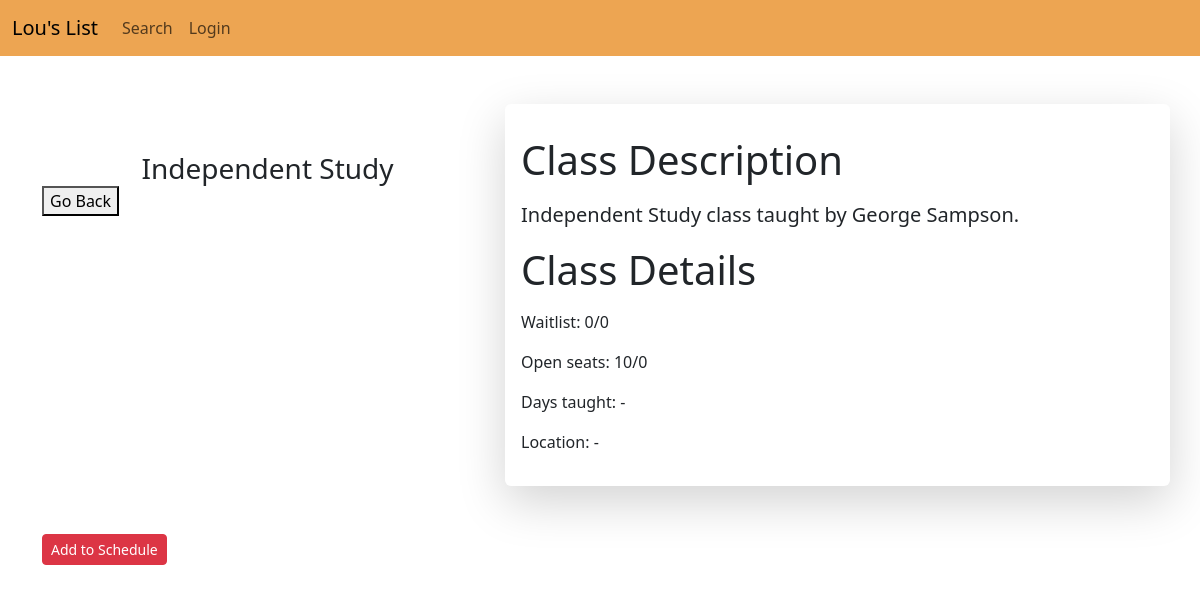
/courses/2/, run on the app's committed database.
### louslistapp/models.py (models this page shows, shortened)
class Course(models.Model):
    user = models.ForeignKey(
        User, on_delete=models.CASCADE, null=True, blank=True
    )
    prof_name = models.CharField(max_length=100)
    prof_email = models.CharField(max_length=100)
    course_number = models.IntegerField(default=0)
    semester_code = models.IntegerField(default=0)
    course_section = models.CharField(max_length=100)
    subject = models.CharField(max_length=100)
    catalog_number = models.CharField(max_length=100)
    description = models.CharField(max_length=100)
    units = models.CharField(max_length=100)
    component = models.CharField(max_length=100)
    class_capacity = models.IntegerField(default=0)
    waitlist = models.IntegerField(default=0)
    wait_cap = models.IntegerField(default=0)
    enrollment_total = models.IntegerField(default=0)
    enrollment_available = models.IntegerField(default=0)
    days = models.CharField(max_length=100)
    start_time = models.CharField(max_length=100, default=None)
    end_time = models.CharField(max_length=100, default=None)
    location = models.CharField(max_length=100)
    selected = models.BooleanField(default=False)

### louslistapp/views.py (the view, shortened to what this page needs)
# urls.py: path('courses/<int:id>/', views.course_detail, name="course"),
def course_detail(request, id):
    course = Course.objects.get(id=id)
    form2 = CourseSelected(request.POST)
    return render(request, 'louslistapp/course_detail.html', {'course': course, 'form2': form2})

### louslistapp/templates/louslistapp/course_detail.html (shortened to what this page needs)
{% extends 'louslistapp/navbar.html' %}
{% block content %}
    <div class = "container">
        <br><br>
        <div class="row">
            <div class="col-md-5">
              <br><br>
              <h3 class="card-title text-center">{{ course.description }}</h3>
              <button onclick="history.back()">Go Back</button>
            </div>
            <div class="col-md-7 shadow-lg p-3 mb-5 bg-white rounded">
              <h1 class="my-3">Class Description</h1>
              <p class = "lead">{{ course.description }} class taught by {{ course.prof_name }}.</p>
              <h1 class="my-3">Class Details</h1>
              <p>Waitlist: {{ course.waitlist }}/{{ course.wait_cap }}</p>
              <p>Open seats: {{ course.enrollment_available }}/{{ course.enrollment_total }}</p>
              <p>Days taught: {{ course.days }}</p>
              <p>Location: {{ course.location }}</p>
            </div>
        </div>
        <form method="POST" target="hiddenFrame">
            {% if course.selected == True %}
          <button
            type="submit"
            class="btn btn-danger btn-sm"
            onClick= "return confirm('Remove {{course.description}} from schedule?')"
          >Remove from Schedule</button>
          {% else %}
          <button
          type="submit"
          class="btn btn-danger btn-sm"
          onClick= "return confirm('Add {{course.description}} to schedule')"
        >Add to Schedule</button>
        {% endif %}
        </form>
    </div>
{% endblock %}

### data on the page
Course: description "Independent Study", prof_name "George Sampson", waitlist "0", wait_cap "0", enrollment_available "10", enrollment_total "0", days "-", location "-"
